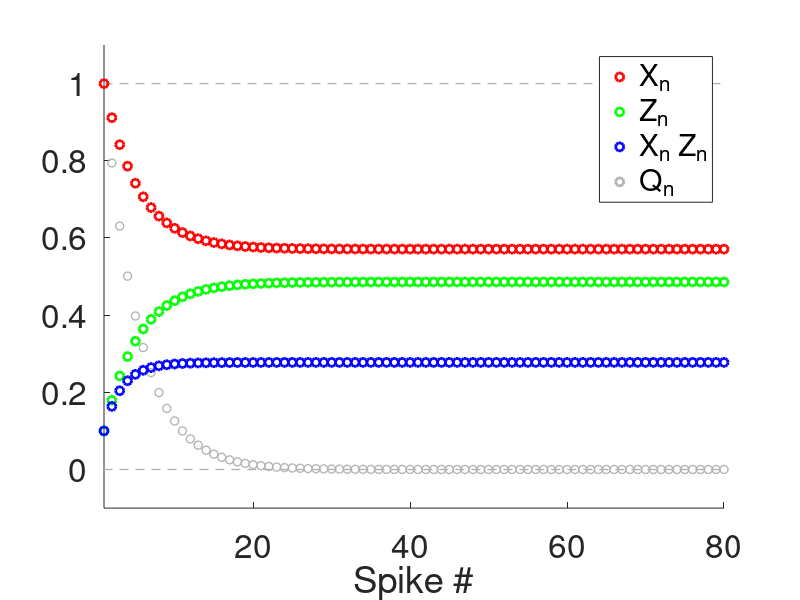
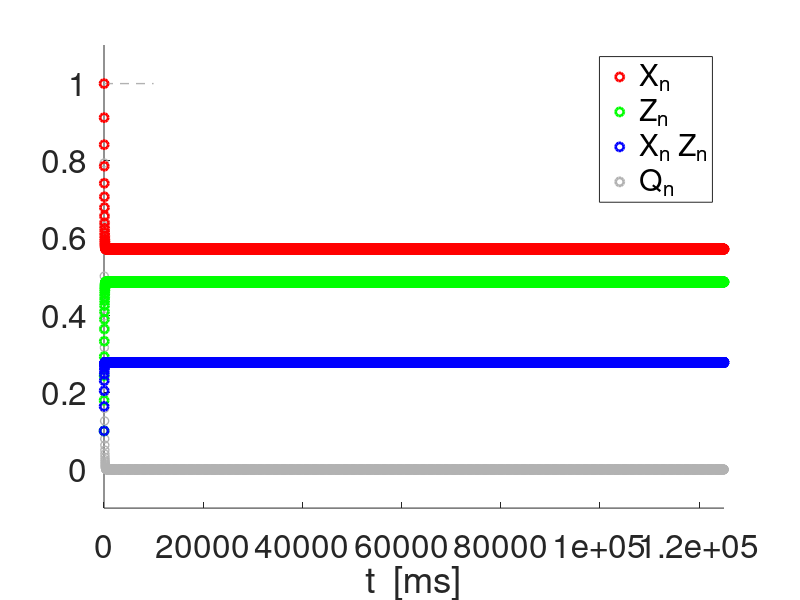
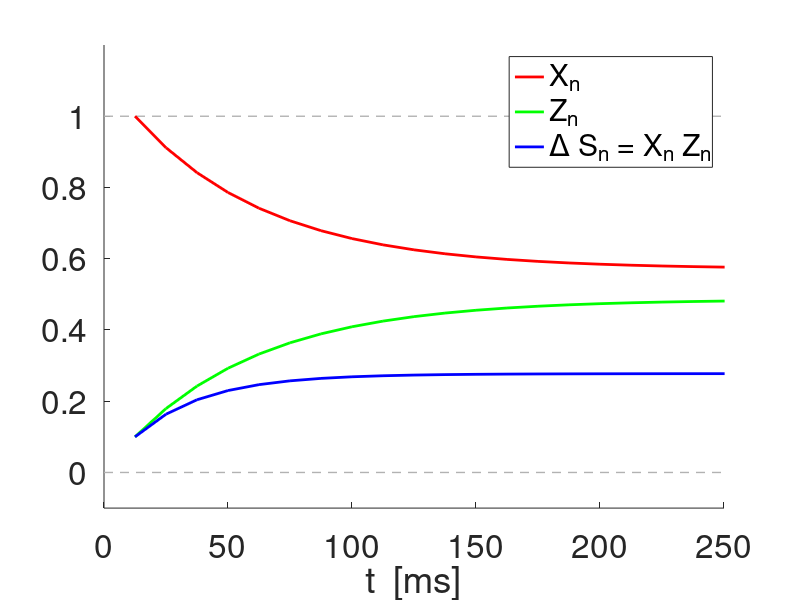

Source code (MATLAB) for these figures, in order:
% 2021-04-05

% DA model: evolution governed by the solution to the difference equations
% given by
% 
% Xn = Xss + Q(adep,taudep)^(n-1) (X1-Xss)
%
% Zn = Zss = Q(afac,taufac)^(n-1) (Z1-Zss)
%
% Q(astd,taustd) = (1-astd)*exp(-Deltaspk/taustd)
%
% Analysis of the dynamics of Q(astd,taustd)
%
% DA: Dayan & Abbott (2001)
%

clearvars;
close all;

lightblueish = [.4 .6 .9];
lightcoral = [0.94 0.5 0.5];
lightsalmon = [0.9 0.5 0.4];
mediumacquamarine = [0.4 0.8 0.6];
lightgray = [.7 .7 .7];
darkgray = [.3 .3 .3];
darkgray2 = [.1 .1 .1];


% Functions

Q=@(a,tau,Delta) (1-a).*exp(-Delta/tau);
Xbar=@(a,tau,Delta,Xinf) (1-exp(-Delta/tau))*Xinf./(1-(1-a).*exp(-Delta/tau));
Zbar=@(a,tau,Delta,Zinf) ((1-exp(-Delta/tau))*(1-a)*Zinf+a)./(1-(1-a).*exp(-Delta/tau));

% Parameters

% Reference parameter values:
%
% adep = 0.1;
% afac = 0.1;
Xinf = 1;
Zinf = 0;

astp = 0.1;
taustp = 100;

SpkFreqin = 80;
SpkPerin = 1000/SpkFreqin;
Deltaspk = SpkPerin;


Nspk = 10000;
nvec = 1:1:Nspk;
Qn = Q(astp,taustp,Deltaspk).^(nvec-1);

% figure
% hold on
% plot(nvec,Qn,'o','Color',lightgray,'linewidth',2);
% axis([1 Nspk -0.1 1.1]);
% set(gca,'fontsize',24);
% xlabel('Spike #');

Xn = Xbar(astp,taustp,Deltaspk,Xinf)*(1-Qn)+Qn*1; 
Zn = Zbar(astp,taustp,Deltaspk,Zinf)*(1-Qn)+Qn*astp; 

figure
hold on
plot(-100,-100,'or','linewidth',2);
plot(-100,-100,'og','linewidth',2);
plot(-100,-100,'ob','linewidth',2);
plot(-100,-100,'o','Color',lightgray','linewidth',2);
plot([0 Nspk],[0 0],'--','Color',lightgray','linewidth',1);
plot([0 Nspk],[1 1],'--','Color',lightgray','linewidth',1);
plot(nvec,Qn,'o','Color',lightgray,'linewidth',1);
plot(nvec,Xn,'or','linewidth',2);
plot(nvec,Zn,'og','linewidth',2);
plot(nvec,Xn.*Zn,'ob','linewidth',2);
axis([1 80 -0.1 1.1]);
set(gca,'fontsize',24);
xlabel('Spike #');
legend('X_n','Z_n','X_n Z_n','Q_n');

tvec = nvec*Deltaspk;

figure
hold on
plot(-100,-100,'or','linewidth',2);
plot(-100,-100,'og','linewidth',2);
plot(-100,-100,'ob','linewidth',2);
plot(-100,-100,'o','Color',lightgray','linewidth',2);
plot([0 Nspk],[0 0],'--','Color',lightgray','linewidth',1);
plot([0 Nspk],[1 1],'--','Color',lightgray','linewidth',1);
plot(tvec,Qn,'o','Color',lightgray,'linewidth',1);
plot(tvec,Xn,'or','linewidth',2);
plot(tvec,Zn,'og','linewidth',2);
plot(tvec,Xn.*Zn,'ob','linewidth',2);
axis([0 Nspk*Deltaspk -0.1 1.1]);
set(gca,'fontsize',24);
xlabel('t  [ms]');
legend('X_n','Z_n','X_n Z_n','Q_n');

figure
hold on
plot(-100,-100,'-r','linewidth',2);
plot(-100,-100,'-g','linewidth',2);
plot(-100,-100,'-b','linewidth',2);
plot(-100,-100,'o','Color',lightgray','linewidth',2);
plot([0 1000],[0 0],'--','Color',lightgray','linewidth',1);
plot([0 1000],[1 1],'--','Color',lightgray','linewidth',1);
plot(tvec,Xn,'-r','linewidth',2);
plot(tvec,Zn,'-g','linewidth',2);
plot(tvec,Xn.*Zn,'-b','linewidth',2);
axis([0 250 -0.1 1.2]);
set(gca,'fontsize',24);
xlabel('t  [ms]');
legend('X_n','Z_n','\Delta S_n = X_n Z_n');




% Time scale for Q (time it takes for Q to decrease from Q=1 to Q = 0.37)
% sgma

alpha = 0.37;
sgma = log(alpha)/log(Q(astp,taustp,Deltaspk));


% Time scales for Xn and Zn (time it takes for Xn and  Zn to decrease from
% X1 and Z1 to X1*0.37 and Z1*0.37, respectively
% sgmad and sgmaf

adep = astp;
afac = astp;
taudep = taustp;
taufac = taustp;

sgmad = log(alpha)/log(Q(adep,taudep,Deltaspk));

% log((alpha*Xn(1)-Xbar(adep,taudep,Deltaspk,Xinf))/(Xn(1)-Xbar(adep,taudep,Deltaspk,Xinf)))/log(Q(adep,taudep,Deltaspk));
% sgmadf= log((alpha*Zn(1)-Zbar(afac,taufac,Deltaspk,Zinf))/(Zn(1)-Zbar(afac,taufac,Deltaspk,Zinf)))/log(Q(afac,taufac,Deltaspk));


% % Continuous version
% 
% x = 1:0.01:Nspk;
% Qx = Q(astp,taustp,Deltaspk).^(x-1);
% Qx1 = Qx.*log(Q(astp,taustp,Deltaspk));
% 
% plot(x,Qx,'-r','linewidth',2);
% plot(x,Qx1,'-g','linewidth',2);









